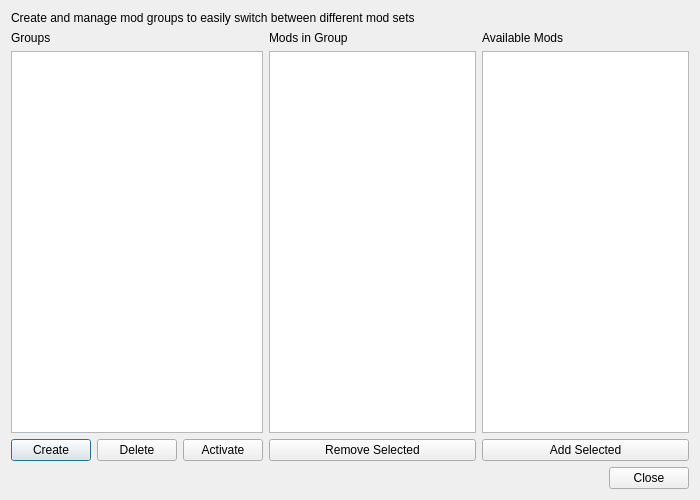
<?xml version="1.0" encoding="UTF-8"?>
<ui version="4.0">
 <class>ModGroupDialog</class>
 <widget class="QDialog" name="ModGroupDialog">
  <property name="geometry">
   <rect>
    <x>0</x>
    <y>0</y>
    <width>700</width>
    <height>500</height>
   </rect>
  </property>
  <property name="windowTitle">
   <string>Manage Mod Groups</string>
  </property>
  <layout class="QVBoxLayout" name="verticalLayout">
   <item>
    <widget class="QLabel" name="label">
     <property name="text">
      <string>Create and manage mod groups to easily switch between different mod sets</string>
     </property>
     <property name="wordWrap">
      <bool>true</bool>
     </property>
    </widget>
   </item>
   <item>
    <layout class="QHBoxLayout" name="horizontalLayout">
     <item>
      <layout class="QVBoxLayout" name="verticalLayout_2">
       <item>
        <widget class="QLabel" name="label_2">
         <property name="text">
          <string>Groups</string>
         </property>
        </widget>
       </item>
       <item>
        <widget class="QListWidget" name="groupsList"/>
       </item>
       <item>
        <layout class="QHBoxLayout" name="horizontalLayout_2">
         <item>
          <widget class="QPushButton" name="createGroupBtn">
           <property name="text">
            <string>Create</string>
           </property>
          </widget>
         </item>
         <item>
          <widget class="QPushButton" name="deleteGroupBtn">
           <property name="text">
            <string>Delete</string>
           </property>
          </widget>
         </item>
         <item>
          <widget class="QPushButton" name="activateGroupBtn">
           <property name="text">
            <string>Activate</string>
           </property>
          </widget>
         </item>
        </layout>
       </item>
      </layout>
     </item>
     <item>
      <layout class="QVBoxLayout" name="verticalLayout_3">
       <item>
        <widget class="QLabel" name="label_3">
         <property name="text">
          <string>Mods in Group</string>
         </property>
        </widget>
       </item>
       <item>
        <widget class="QListWidget" name="groupModsList">
         <property name="selectionMode">
          <enum>QAbstractItemView::MultiSelection</enum>
         </property>
        </widget>
       </item>
       <item>
        <widget class="QPushButton" name="removeModsBtn">
         <property name="text">
          <string>Remove Selected</string>
         </property>
        </widget>
       </item>
      </layout>
     </item>
     <item>
      <layout class="QVBoxLayout" name="verticalLayout_4">
       <item>
        <widget class="QLabel" name="label_4">
         <property name="text">
          <string>Available Mods</string>
         </property>
        </widget>
       </item>
       <item>
        <widget class="QListWidget" name="availableModsList">
         <property name="selectionMode">
          <enum>QAbstractItemView::MultiSelection</enum>
         </property>
        </widget>
       </item>
       <item>
        <widget class="QPushButton" name="addModsBtn">
         <property name="text">
          <string>Add Selected</string>
         </property>
        </widget>
       </item>
      </layout>
     </item>
    </layout>
   </item>
   <item>
    <widget class="QDialogButtonBox" name="buttonBox">
     <property name="orientation">
      <enum>Qt::Horizontal</enum>
     </property>
     <property name="standardButtons">
      <set>QDialogButtonBox::Close</set>
     </property>
    </widget>
   </item>
  </layout>
 </widget>
 <resources/>
 <connections>
  <connection>
   <sender>buttonBox</sender>
   <signal>accepted()</signal>
   <receiver>ModGroupDialog</receiver>
   <slot>accept()</slot>
   <hints>
    <hint type="sourcelabel">
     <x>248</x>
     <y>254</y>
    </hint>
    <hint type="destinationlabel">
     <x>157</x>
     <y>274</y>
    </hint>
   </hints>
  </connection>
  <connection>
   <sender>buttonBox</sender>
   <signal>rejected()</signal>
   <receiver>ModGroupDialog</receiver>
   <slot>reject()</slot>
   <hints>
    <hint type="sourcelabel">
     <x>316</x>
     <y>260</y>
    </hint>
    <hint type="destinationlabel">
     <x>286</x>
     <y>274</y>
    </hint>
   </hints>
  </connection>
 </connections>
</ui>
